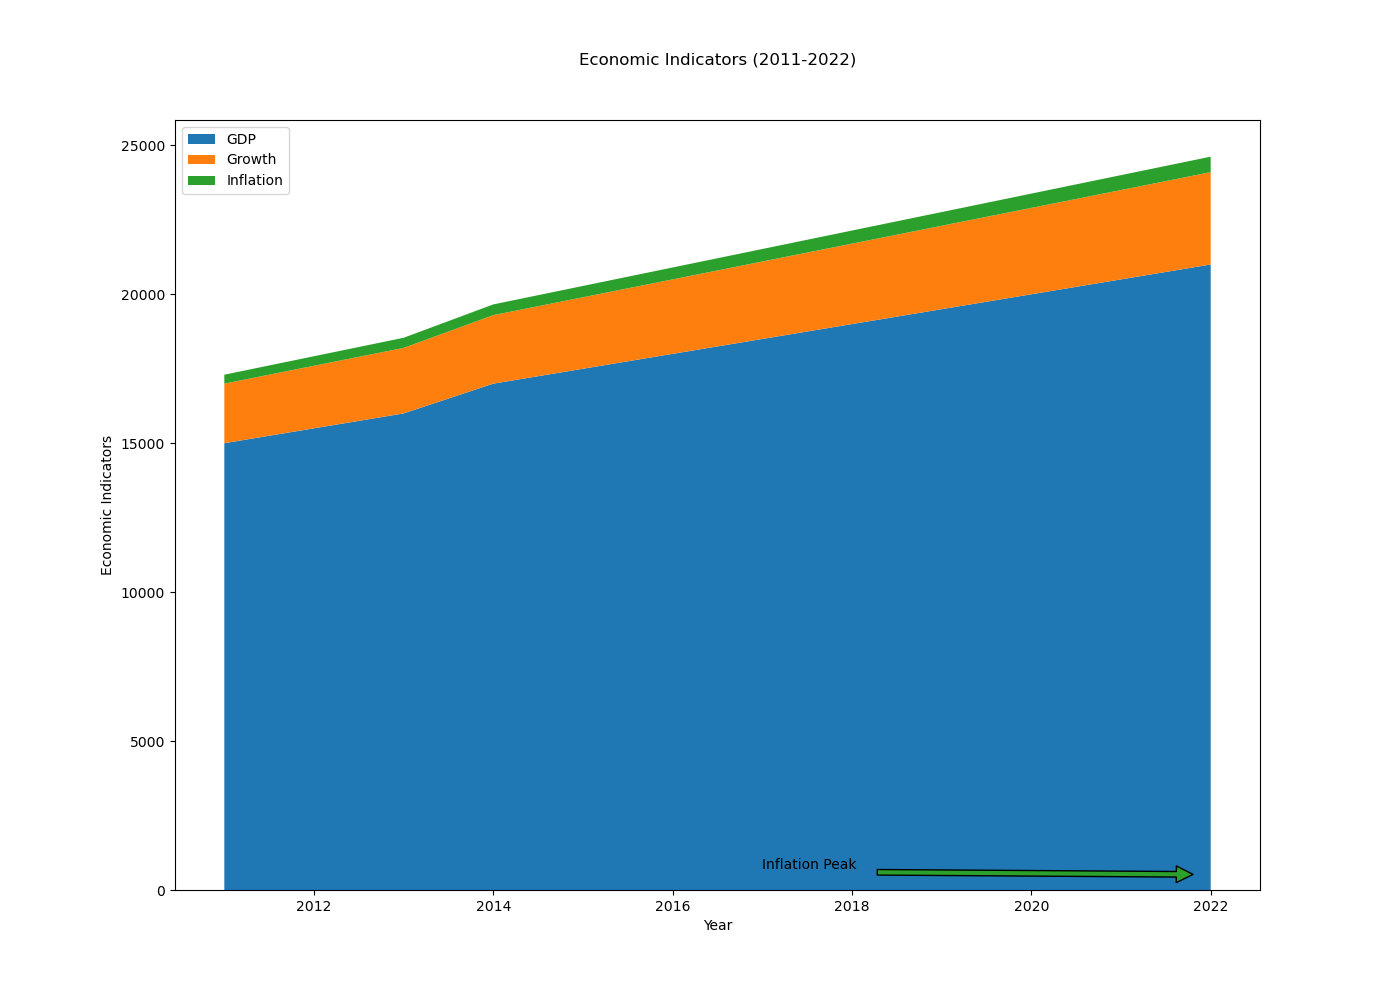

The Python source for this figure:

import matplotlib.pyplot as plt

# Define the data
years = list(range(2011, 2023))
gdp = [15000, 15500, 16000, 17000, 17500, 18000, 18500, 19000, 19500, 20000, 20500, 21000]
growth = [2000, 2100, 2200, 2300, 2400, 2500, 2600, 2700, 2800, 2900, 3000, 3100]
inflation = [300, 320, 340, 360, 380, 400, 420, 440, 460, 480, 500, 520]

# Start plotting
fig, ax = plt.subplots(figsize=(14, 10))

# Plot stacked area chart
ax.stackplot(years, gdp, growth, inflation, colors=['#1f77b4', '#ff7f0e', '#2ca02c'], labels=['GDP', 'Growth', 'Inflation'])

# Annotate specific points
ax.annotate('Inflation Peak', xy=(2022, 520), xytext=(2017, 700),
            arrowprops=dict(facecolor='#2ca02c', shrink=0.05))

# Add labels and title
plt.xlabel('Year')
plt.ylabel('Economic Indicators')
plt.title('Economic Indicators (2011-2022)', pad=40)
plt.legend(loc='upper left')

# Show the plot
plt.show()
